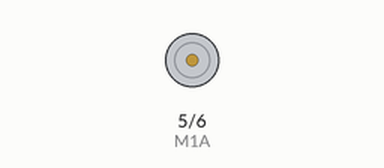
Simulated run of this sketch. Board: Arduino Uno, built with avr-gcc and run on an emulated ATmega328P. Parts: motor-driver pin pairs drawn as motors (green arrow = first pin HIGH = forward, orange = second pin HIGH = backward, longer = more drive).

Above: at 0.1 s.
At 6.1 s:
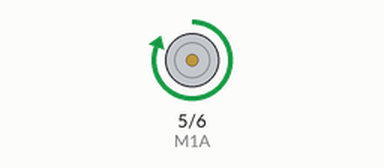
At 12.1 s:
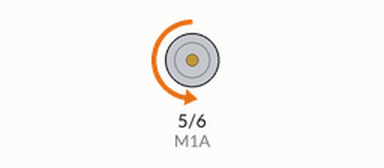
At 33.1 s:
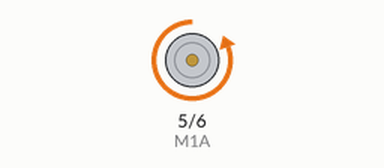
Timing chart, 0 to 40.0 s (numbered marks = the images above):
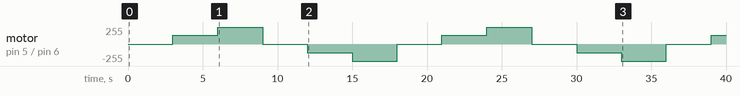

The sketch:

oneMotor_PWM.ino
```cpp
//******************************************************
// ROBOT SERIES
// Single Motor Control using PWM
// Vasu Udompetaikul   Dept. of Agri Engineering, KMITL
//******************************************************
#define M1A  5  // Pin 5 <--> IN1  (pins with '~' can be used for PWM output )
#define M1B  6  // Pin 6 <--> IN2

void setup() {
  pinMode(M1A, OUTPUT);
  pinMode(M1B, OUTPUT);
}

void loop() {
  analogWrite(M1A, 0);  // Forward 0% (Stop); 'analogWrite' uses to generate PWM output
  digitalWrite(M1B, LOW);
  delay(3000);

  analogWrite(M1A, 128);  // Forward 50%
  digitalWrite(M1B, LOW);
  delay(3000);

  analogWrite(M1A, 255);  // Forward 100%
  digitalWrite(M1B, LOW);
  delay(3000);

  digitalWrite(M1A, LOW);   // Reverse 0% (Stop)
  analogWrite(M1B, 0);
  delay(3000);

  digitalWrite(M1A, LOW);   // Reverse 50%
  analogWrite(M1B, 128);
  delay(3000);

  digitalWrite(M1A, LOW);   // Reverse 100%
  analogWrite(M1B, 255);
  delay(3000);
}
```

Measured:
- by itself, motor on pin 5 (M1A) / pin 6 (M1B): stopped → forward 128/255 at 3.0 s, → forward 255/255 3.0 s later, → stopped 3.0 s later, → backward 128/255 3.0 s later, … (13 changes in this stretch)
